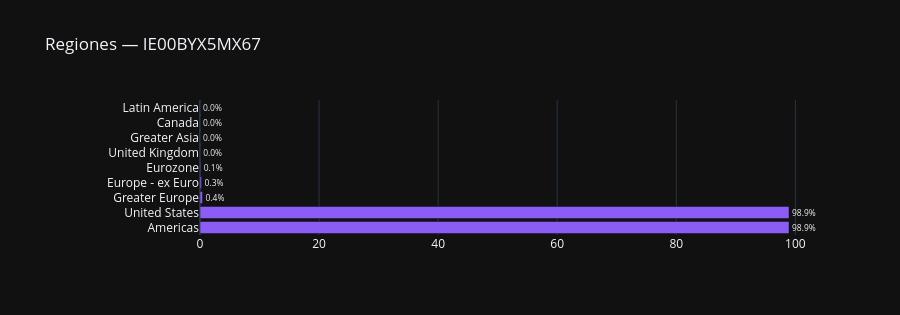

Notebook code cell kept with this figure:
### Markdown cell above
## 7. Regiones / Países

### Code cell
regions = composite.get_country_weights(ISIN)

if regions:
    df_r = pd.DataFrame(regions.items(), columns=["Región", "Peso"]).sort_values("Peso", ascending=False)
    
    fig = go.Figure(go.Bar(
        x=df_r["Peso"],
        y=df_r["Región"],
        orientation="h",
        text=df_r["Peso"].apply(lambda v: f"{v:.1f}%"),
        textposition="outside",
        marker_color="#8b5cf6",
    ))
    fig.update_layout(
        title=f"Regiones — {ISIN}",
        template="plotly_dark",
        height=max(300, 35 * len(df_r)),
        margin=dict(l=200),
    )
    fig.show()
    display(df_r)
else:
    print("Sin datos de regiones.")

### Figure 1 — Plotly figure (JSON) as saved in the notebook; plotly's stock layout.template omitted (floating-point values rounded to 4 significant figures)
{"data": [{"marker": {"color": "#8b5cf6"}, "orientation": "h", "text": ["98.9%", "98.9%", "0.4%", "0.3%", "0.1%", "0.0%", "0.0%", "0.0%", "0.0%"], "textposition": "outside", "type": "bar", "x": [98.93, 98.93, 0.42, 0.26, 0.13, 0.03, 0.0, 0.0, 0.0], "y": ["Americas", "United States", "Greater Europe", "Europe - ex Euro", "Eurozone", "United Kingdom", "Greater Asia", "Canada", "Latin America"]}], "layout": {"height": 315, "margin": {"l": 200}, "title": {"text": "Regiones — IE00BYX5MX67"}}}
